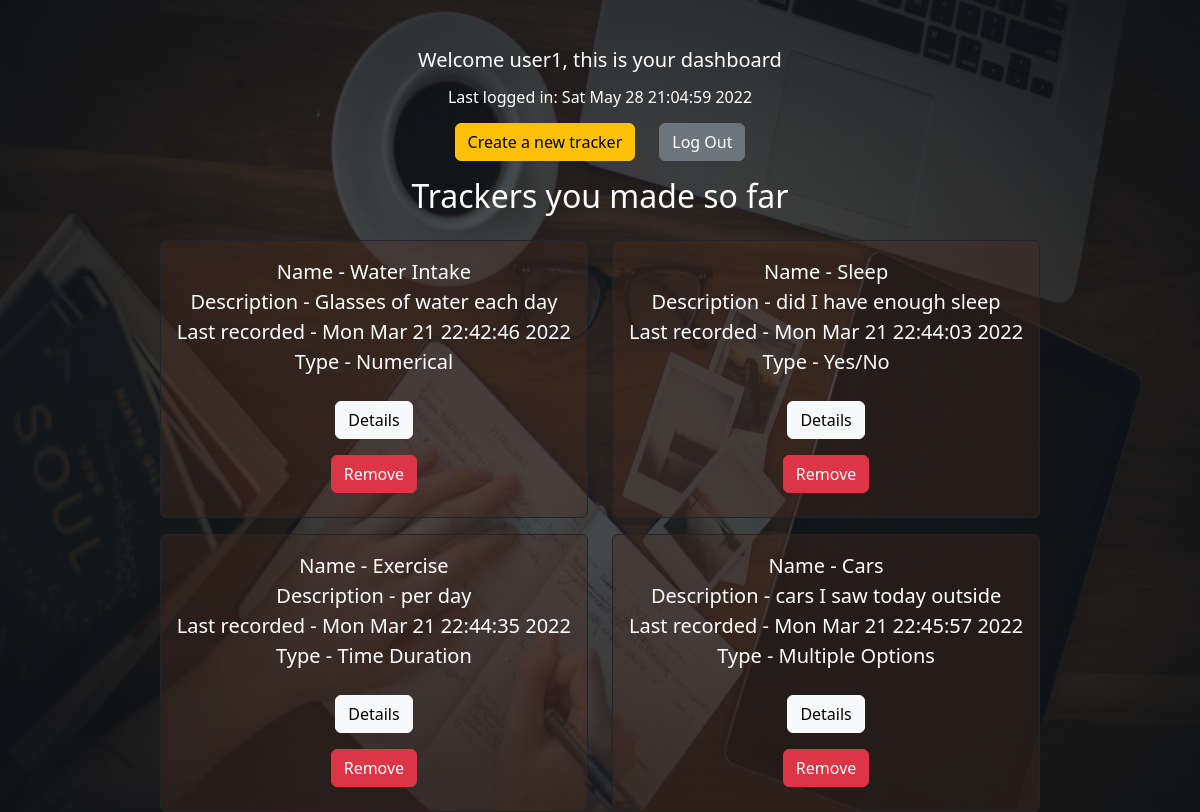
Page /dashboard/user1 (signed in) on the committed database.
### application/models.py (models this page shows, shortened)
class User(db.Model):
    user_id = db.Column(db.Integer, primary_key=True)
    user_name = db.Column(db.String(80), unique=True, nullable=False)
    password = db.Column(db.String(120), nullable=False)
    last_login_time = db.Column(db.String(100),nullable=False)
    trackers = db.relationship('Tracker', backref='user', lazy=True)

class Tracker(db.Model):
    tracker_id = db.Column(db.Integer, primary_key=True)
    tracker_name = db.Column(db.String(80), nullable=False)
    tracker_description = db.Column(db.String(120), nullable=False)
    tracker_type = db.Column(db.String(50),nullable=False)
    user_defined_options = db.Column(db.String(200))
    tracker_log_time = db.Column(db.String(120), nullable=False)
    user_id = db.Column(db.Integer, db.ForeignKey('user.user_id'),nullable=False)
    tracker_logs = db.relationship('Trackerlogs', backref='tracker', lazy=True)

### application/dashboard.py (the view)
@app.route("/dashboard/<user_name>")
def dashboard(user_name):
    if "user_name" in session:
        current_user = User.query.filter_by(user_name=user_name).first()
        last_login_time = current_user.last_login_time
        user_id = current_user.user_id
        user_trackers = Tracker.query.filter_by(user_id=user_id).all()
        return render_template("dashboard.html",user_name=user_name,title="Dashboard",last_login_time=last_login_time,usertrackers=user_trackers)
    else:
        return redirect("/")

### templates/dashboard.html
{% extends 'layout.html' %} {% block body %}
<div class="row mt-5 justify-content-center">
    <div class="col-auto h5">
        Welcome {{user_name}}, this is your dashboard
    </div>
</div>
<div class="row mt-2 justify-content-center">
    <div class="col-auto h6">
        Last logged in: {{last_login_time}} <br>
    </div>
</div>
<div class="row mt-2 justify-content-center">
    <div class="col-auto">
        <a class="btn btn-warning" href="/tracker/{{user_name}}">Create a new tracker</a>
    </div>
    <div class="col-auto">
        <a class="btn btn-secondary" href="/logout/{{user_name}}">Log Out</a>
    </div>
</div>
<div class="row mt-3 justify-content-center">
    <div class="col-auto">
        <h2 class="h2">Trackers you made so far</h2>
    </div>
</div>
<div class="row justify-content-center">
    {% for tracker in usertrackers %}
    <div class="col-auto mr-3 mt-3 d-flex justify-content-center">
        <div class="row justify-content-center text-center">
            <div class="col-auto">
                <div class="p-3 border-dark border rounded bgTracker">
                    Name - {{tracker["tracker_name"]}} <br>
                    Description - {{tracker["tracker_description"]}} <br>
                    Last recorded - {{tracker["tracker_log_time"]}} <br>
                    {% if tracker["tracker_type"] == "numerical_tracker"%}Type - Numerical{% endif %}
                    {% if tracker["tracker_type"] == "boolean_tracker"%}Type - Yes/No{% endif %}
                    {% if tracker["tracker_type"] == "mo_tracker"%}Type - Multiple Options{% endif %}
                    {% if tracker["tracker_type"] == "time_tracker"%}Type - Time Duration{% endif %} <br>
                    <a class="btn btn-light mt-4 mb-2" href='/trackerdetails/{{tracker["tracker_id"]}}'>Details</a><br>
                    <a class="btn btn-danger mt-2 mb-2" href='/deletetracker/{{tracker["tracker_id"]}}'>Remove</a> <br>
                </div>
            </div>
        </div>
    </div>
    {% endfor %}
</div>
{% endblock %}

### static/styles.css (style rules this page uses)
.bgImage { background-image:url('../static/laptop_table1.png'); background-repeat: no-repeat; background-attachment: fixed; background-size: 100% 100%; }
.bgTracker { background-color: rgba(76, 45, 32, 0.355); }

### rows in the picture
User: user_name "user1", last_login_time "Sat May 28 21:04:59 2022"
Tracker: tracker_name "Water Intake", tracker_description "Glasses of water each day", tracker_log_time "Mon Mar 21 22:42:46 2022", shows "Type - Numerical"
Tracker: tracker_name "Sleep", tracker_description "did I have enough sleep", tracker_log_time "Mon Mar 21 22:44:03 2022", tracker_type "Type - Yes/No"
Tracker: tracker_name "Exercise", tracker_description "per day", tracker_log_time "Mon Mar 21 22:44:35 2022", tracker_type "Type - Time Duration"
Tracker: tracker_name "Cars", tracker_description "cars I saw today outside", tracker_log_time "Mon Mar 21 22:45:57 2022", tracker_type "Type - Multiple Options"
